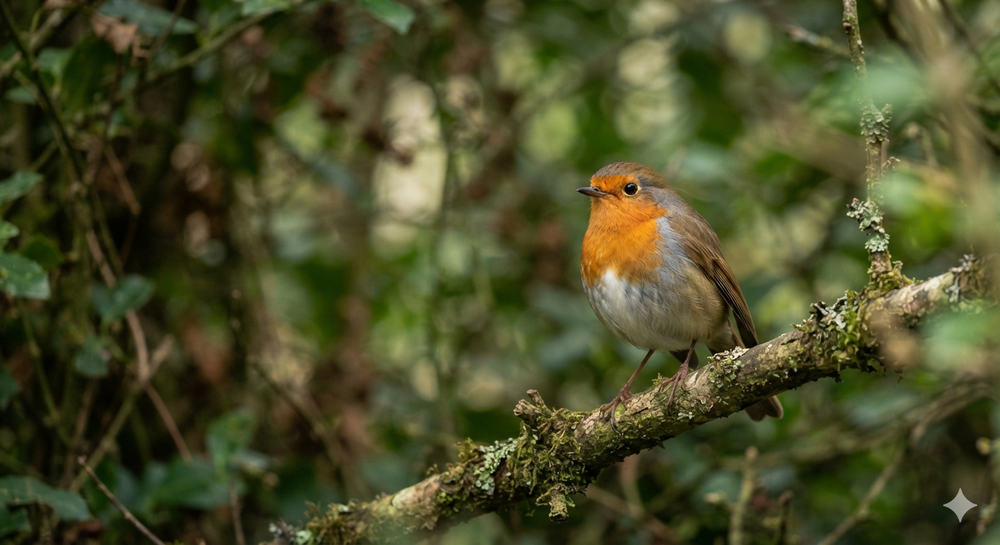
#> input picture data/input/bird.png, 1000 x 545 px, shrunk from 1408 x 768 before the run
$ python test.py
#> lines starting #> are read from the running program, lines starting #| are printed output that depends on the picture; long printed decimals are rounded
### src/image_utils.py
from pathlib import Path
from PIL import Image
import numpy as np
from src.kmeans import *

def image_loading(path):
    p = Path(path)
    with Image.open(p) as img:
        img = img.convert('RGB')
        img = np.array(img)
        img = img/255.0
        return img

def prepare(path):
    img = image_loading(path)
    return img.shape[0],img.shape[1],img.reshape(-1,3) # shape:(number of images,features) where features are RGB values
# visualzing each pixel as a data point in RGB basis and collection of such pixels give an image

def compress_image(img_path,clusters,iterations,tol,seed):
#> called with clusters = 4, iterations = 20, tol = 1e-06, seed = 2
    height,width,img = prepare(img_path) # Obtaining dimensions and image
#> in image_loading, img is the input picture: PIL image 1000x545 RGBA; mean R, G, B, A 74.5, 76.8, 40.5, 255
#> height = 545; width = 1000
    centroids,assign = clustering(iter=iterations,k=clusters,data=img,tol=tol,seed=seed) # eunning the algorithm
#> in clustering, `centers = data[rng.choice(data.shape[0],k,replace=False)]`: centers = [[0.557, 0.596, 0.467], [0.635, 0.569, 0.369], [0.302, 0.349, 0.188], [0.263, 0.353, 0.133]]
#> centroids = [[0.634, 0.606, 0.411], [0.419, 0.427, 0.263], [0.275, 0.29, 0.145], [0.13, 0.145, 0.0339]]
    new_img = centroids[assign]
    new_img = new_img.reshape(height,width,-1)    # reconstructed image
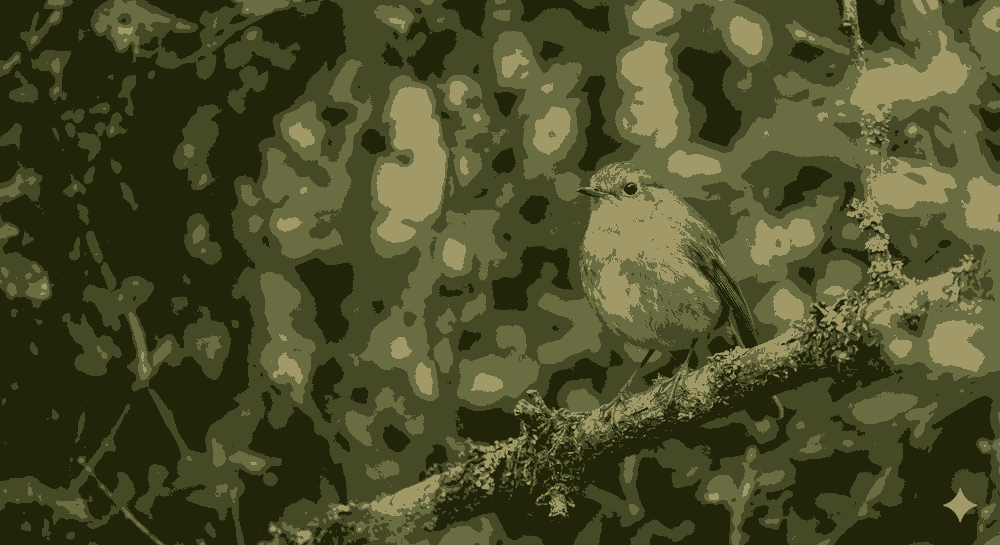
#> new_img: shape (545, 1000, 3) float64; mean of channels 0, 1, 2 0.293, 0.302, 0.16; drawn as R, G, B
    return assign,centroids,new_img # returning assignments,centroids and new image

def img_saving(new_image,save=False,save_name=None):
    if save:
        Image.fromarray((new_image*255.0).astype(np.uint8)).save(Path('data/output')/save_name)

### src/kmeans.py
import numpy as np

def compute_distance(centroid,data):
    # Need to subtract every data point from each centroid

    distance = np.zeros((data.shape[0],centroid.shape[0]))
    for i in range(centroid.shape[0]):
        distance[:,i] = np.sqrt(((data - centroid[i])**2).sum(axis = 1))
    # Much faster approach,numpy broadcasting creates large memory overhead,hence slower approach
    return distance # shape: (number of samples,centroids)

def centroid_assign(centroid,data):
    assigments = np.argmin(compute_distance(centroid,data),axis=1) # picking index of min distance of each sample with centroid
    return assigments # shape: (1D) (no of samples,)

def compute_centroid(centroid,data):
    assignments = centroid_assign(centroid,data)

    centers = []
    for i in range(len(centroid)):
        s = np.argwhere(assignments == i).flatten()

        if len(s) != 0 :

            centers.append(np.mean(data[s],axis=0))
        else:

            centers.append(centroid[i])

    return centers


def clustering(iter,k,data,tol,seed):
    rng = np.random.default_rng(seed)
    centers = data[rng.choice(data.shape[0],k,replace=False)]

    for i in range(iter):

        c = compute_centroid(centers,data)
        new_centers = np.array(c)

        # print(f"Epoch {i+1}/{iter} Convergence : {np.sqrt(np.sum((new_centers - centers)**2))} Clusters : {p}")
        if np.sqrt(np.sum((new_centers - centers)**2)) < tol:
            return new_centers,centroid_assign(new_centers,data) # returning centroids and assignments
        else:
            centers = new_centers
    return centers,centroid_assign(centers,data)

### src/metrics.py
import numpy as np

def mse(new_img,old_img):
    old_img = old_img/255.0
    return np.mean((new_img-old_img)**2) # Using np.linalg.norm is less optimized than this

def PSNR(new_img,old_img):
    if np.max(new_img)<=1:
        return 10 * np.log10(1**2/mse(new_img,old_img))
    else:
        return 10 * np.log10(255.0**2/mse(new_img,old_img)) # Higher is better

def compression_ratio(new_img,old_img,centroids):
    old_bits = old_img.nbytes * 8 # nbytes give bytes occupied by each pixel(depending on dtype)
    centroids = np.clip(centroids*255,0,255).astype(old_img.dtype) # Converting centroids to same data type as old_image
    color_pallete = centroids.nbytes * 8 # Space occupied by color centers
    row,col,ch = new_img.shape
    new_bits = int(np.ceil(np.log2(len(centroids)))) * (row*col) + color_pallete # theoretical bits occupied by image + pallete
# Each pixel only refers to the cluster or centroid index(not assigned an actual RGB value which is done by pallete)
    return old_bits/new_bits # Higher,more compression

def inertia(old_img,new_img):
    dim = old_img.shape
    return dim[0]*dim[1]*dim[2]*mse(new_img,old_img)

### test.py
from src.image_utils import compress_image
from src.metrics import *
from pathlib import Path
from PIL import Image
import numpy as np

_ , centroids , new_img = compress_image(Path('data/input/bird.png'),4,20,1e-6,seed=2)

with Image.open(Path('data/input/bird.png')) as img:
    img = img.convert('RGB')
    img = np.array(img)
    print('MSE ',mse(new_img,img))
#| MSE  0.003309
    print('Inertia ',inertia(img,new_img))
#| Inertia  5410.632
    print('PSNR ',PSNR(new_img,img))
#| PSNR  24.803
    print('Compression Ratio ',compression_ratio(new_img,img,centroids))
#> in compression_ratio, `old_bits = old_img.nbytes * 8`: old_bits = 13080000
#> in compression_ratio, `centroids = np.clip(centroids*255,0,255).astype(old_img.dtype)`: centroids = [[161, 154, 104], [106, 108, 66], [70, 73, 37], [33, 36, 8]]
#> in compression_ratio, `color_pallete = centroids.nbytes * 8`: color_pallete = 96
#> in compression_ratio, `new_bits = int(np.ceil(np.log2(len(centroids)))) * (row*col) + color_p..`: new_bits = 1090096
#| Compression Ratio  11.999
